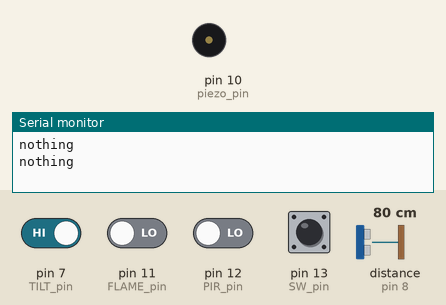
This sketch was run on a simulated Arduino Uno, built with avr-gcc and run on an emulated ATmega328P. Shown: buzzer (waves = sounding), the last lines printed to the serial monitor. Wiring (inferred from the names in the program): ultrasonic range finder: trigger pin 9; echo pin 8. The test bench sets the inputs (shaded band); at power-on: pin 7 (TILT_pin) HIGH, pin 11 (FLAME_pin), pin 12 (PIR_pin), pin 13 (SW_pin) LOW, distance to the obstacle (sensor on pin 8) 80 cm. The echo pulse lasts 58.3 µs per cm.

Above: at 1.8 s.
1.9 s: pin 13 (SW_pin) pulled HIGH for 1.2 s
At 2.5 s:
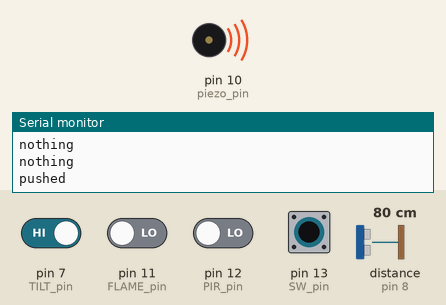
4.6 s: distance to the obstacle (sensor on pin 8) set to 15 cm
6.1 s: distance to the obstacle (sensor on pin 8) set to 12 cm
Timing chart, 0 to 9.1 s (numbered marks = the images above; inputs shaded):
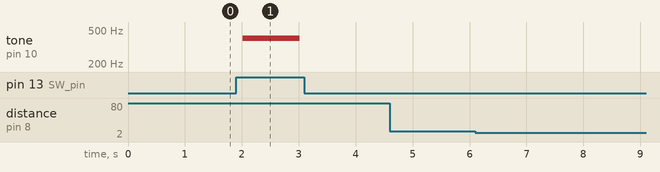

Measured:
- after the input at 1.9 s, tone on pin 10 (piezo_pin): silent → 400 Hz after 0.12 s, → silent 1.0 s later

The sketch:

sensor_ard.ino
```cpp
#include <SoftwareSerial.h>

int TILT_pin = 7;   // Tilt sensor
int PIR_pin = 12;   // PIR sensor
int SW_pin = 13;    // Switch module
int trig_pin = 9;   // ultrasonic wave sensor
int echo_pin = 8;   // ,,
int piezo_pin = 10; // piezo buzzer
int FLAME_pin = 11; // Flame sensor

SoftwareSerial s(2, 3); // for serial communication with nodemcu

void setup() {
  pinMode(TILT_pin, INPUT);
  pinMode(PIR_pin, INPUT);
  pinMode(SW_pin, INPUT);
  pinMode(trig_pin,OUTPUT);
  pinMode(echo_pin, INPUT);
  pinMode(FLAME_pin, INPUT);
  Serial.begin(9600);
  s.begin(9600);
}

void loop() {
  int ifwindow = digitalRead(TILT_pin); // Tilt sensor val
  int ifHuman = digitalRead(PIR_pin);   // PIR sensor val
  int ifPushed = digitalRead(SW_pin);   // Switch val
  int ifFire = digitalRead(FLAME_pin);  // Flame sensor val

  // calculate ultrasonic wave sensor val
  digitalWrite(trig_pin, LOW);
  digitalWrite(echo_pin, LOW);
  delayMicroseconds(2);
  digitalWrite(trig_pin, HIGH);
  delayMicroseconds(10);
  digitalWrite(trig_pin, LOW);
  unsigned long duration = pulseIn(echo_pin, HIGH);
  float distance = ((float)(340 * duration) / 10000) / 2;

  // human detected
  if(ifHuman == HIGH){
    Serial.println("detected");
    s.write('h');
    delay(1000);
  }
  // switch pushed
  if(ifPushed == HIGH) {
    Serial.println("pushed");
    s.write('b');
    tone(piezo_pin, 400);
    delay(1000);
    noTone(piezo_pin);
  }
  // window detected
  if(ifwindow == LOW) {
    Serial.println("window");
    s.write('w');
    delay(100);
  }
  // flame detected
  if(ifFire == 1){
    Serial.println("fired");
    s.write('f');
    delay(1000);
  }
  // car is gone
  if(distance >= 13.0) {
    Serial.println("nothing");
    delay(1000);
  }
  else if(distance >= 8.0) {
    Serial.println("car is moved");
    s.write('g');
    delay(1000);
  }
  else if(distance<8.0){
    //nothing
    delay(1000);
  }

}
```
